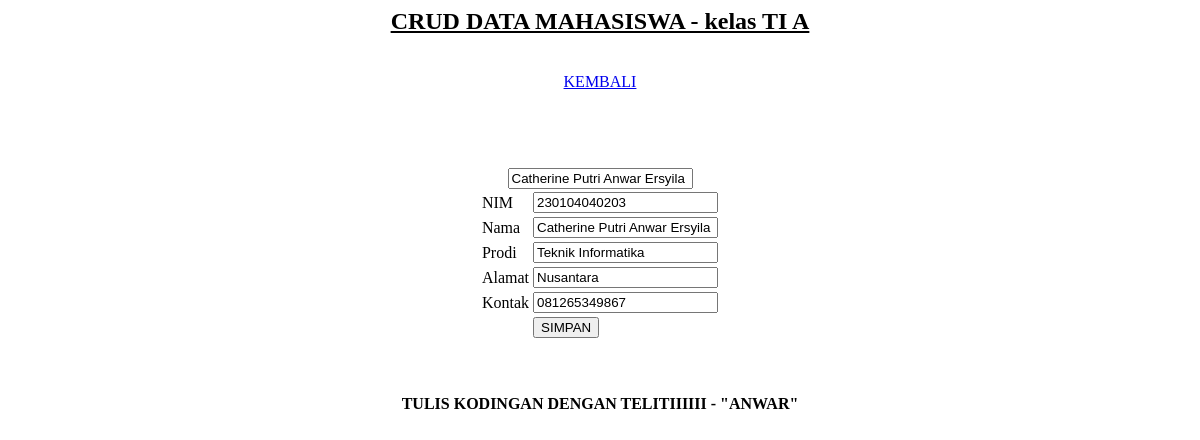
The page /edit.php?NIM=230104040203 on the database its author committed.
### tables this page shows
CREATE TABLE `peserta` (
  `NIM` varchar(12) NOT NULL,
  `Nama` varchar(50) NOT NULL,
  `Prodi` varchar(30) NOT NULL,
  `Alamat` text NOT NULL,
  `Kontak` varchar(12) NOT NULL
);

### edit.php (the view, shortened to what this page needs)
<html>
<head>
</head>
<body>
	<h2 style="color: #000; font-weight: bold; text-decoration: underline;" >CRUD DATA MAHASISWA - kelas TI A</h2>
	<br/>
	<a href="index.php">KEMBALI</a>
	<br/>
	<br/>
	<h3>EDIT DATA MAHASISWA</h3>
	<?php
	include 'database.php';
	$NIM = $_GET['NIM'];
	$data = mysqli_query($koneksi,"select * from peserta where NIM ='$NIM'");
	while ($d = mysqli_fetch_array($data)){
		?>
		<form method = "post" action="update.php">
			<table>
				<tr>
					<td>NIM</td>
					<td>
						<input type = "text" name="NIM" value="<?php echo $d['NIM']; ?>">
					</td>
				</tr>
				<tr>
					<td>Nama</td>
					<td>
						<input type = "text" name="Nama" value="<?php echo $d['Nama']; ?>"></td>
						<input type = "text" name="Nama" value="<?php echo $d['Nama']; ?>"></td>
				</tr>
				<tr>
					<td>Prodi</td>
					<td><input type = "text" name="Prodi" value="<?php echo $d['Prodi']; ?>"></td>
				</tr>
				<tr>
					<td>Alamat</td>
					<td><input type = "text" name="Alamat" value="<?php echo $d['Alamat']; ?>"></td>
				</tr>
				<tr>
					<td>Kontak</td>
					<td><input type = "text" name="Kontak" value="<?php echo $d['Kontak']; ?>"></td>
				</tr>
				<tr>
					<td></td>
					<td><input type = "submit" value = "SIMPAN"></td>
				</tr>
			</table>
			<br><br><br>
	<marquee style="color: #000;"><strong>TULIS KODINGAN DENGAN TELITIIIIII           - "ANWAR"</strong></marquee>
		</form>
		<?php
	}
	?>
</body>
</html>

### edit.php (style rules this page uses)
body { text-align: center; background-image: url('https://img.freepik.com/free-vector/watercolor-stains-abstract-background_23-2149107181.jpg?w=900&t=st=1703029180~exp=1703029780~hmac=005cacd65cdb2c7f32cfea5a5b88fd017dc95b7b709975b796fab1902250c3c5'); background-size: cover; background-position: center; background-repeat: no-repeat; color: #fff; }
table { margin: 0 auto; text-align: left; color: #000; }

### rows shown on the page
peserta: NIM "230104040203", Nama "Catherine Putri Anwar Ersyila", Prodi "Teknik Informatika", Alamat "Nusantara", Kontak "081265349867"
